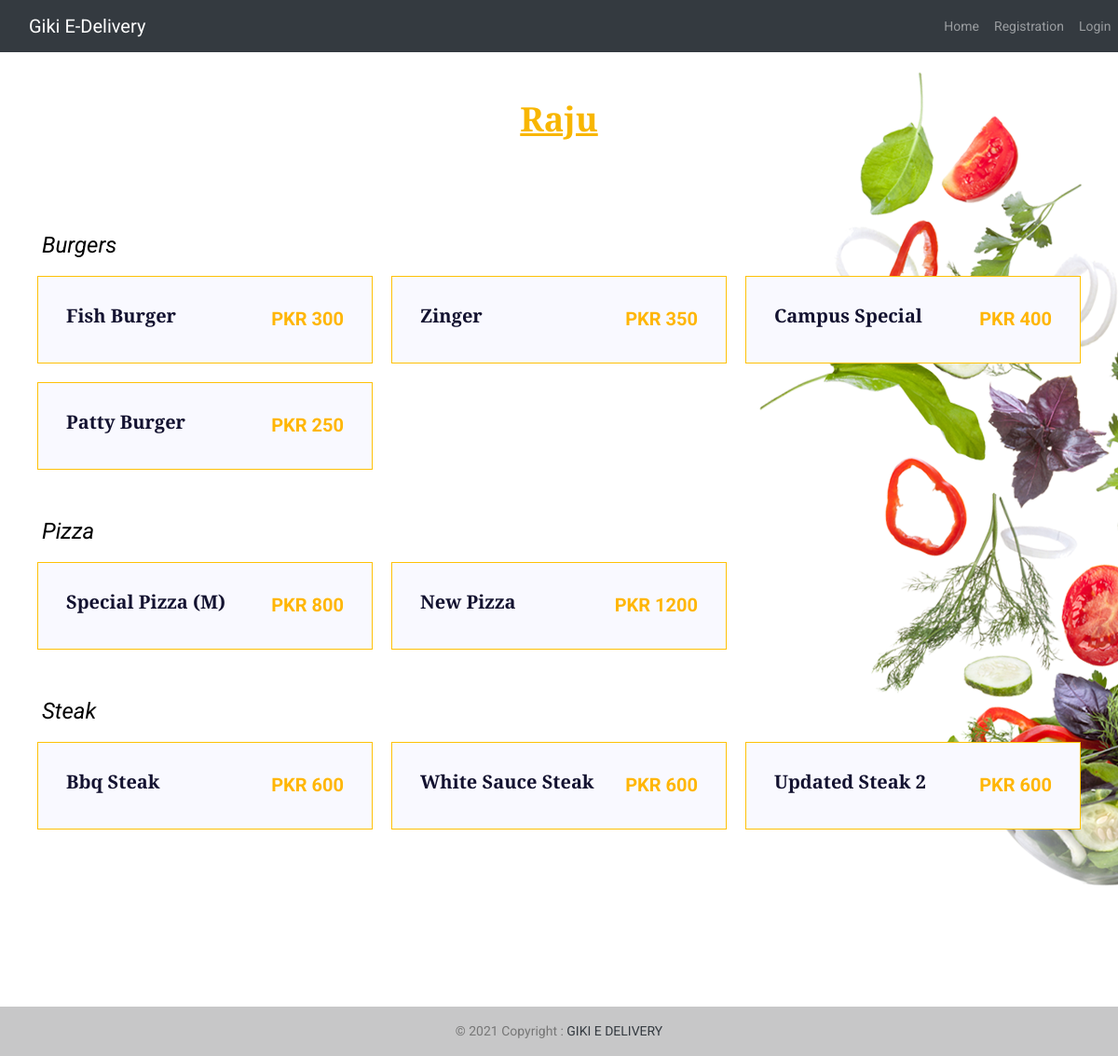
The app's page /menu.php?id=1 with its own data.
### tables this page shows
CREATE TABLE `categories` (
  `cat_id` int(20) NOT NULL,
  `restaurant_name` varchar(255) NOT NULL,
  `cat_name` varchar(255) NOT NULL
);

CREATE TABLE `items` (
  `i_id` int(20) NOT NULL,
  `restaurant_name` varchar(255) NOT NULL,
  `i_category` varchar(255) NOT NULL,
  `i_name` varchar(255) NOT NULL,
  `i_price` int(20) NOT NULL
);

### includes/functions.php (called while the page is built)
<?php
function isLoggedIn()
{
    if(isset($_SESSION['username']))
    {
        return true;
    }
    else
    {
    	return false;
    }
}
 ?>

### menu.php (the view, shortened to what this page needs)
<?php
  include "includes/connection.php";
  include "includes/functions.php";
?>
<!doctype html>
<html lang="en">
  <head>
    <link rel="stylesheet" href="https://maxcdn.bootstrapcdn.com/bootstrap/4.0.0/css/bootstrap.min.css">
    <link rel="stylesheet" href="CSS/style.css">
    <link rel="stylesheet" href="https://cdnjs.cloudflare.com/ajax/libs/material-design-icons/3.0.1/iconfont/material-icons.min.css">
    <link rel="stylesheet" href="https://stackpath.bootstrapcdn.com/font-awesome/4.7.0/css/font-awesome.min.css" />
    <link rel="stylesheet" href="assets/css/animate-3.7.0.css">
    <link rel="stylesheet" href="assets/css/font-awesome-4.7.0.min.css">
    <link rel="stylesheet" href="assets/fonts/flat-icon/flaticon.css">
    <link rel="stylesheet" href="assets/css/bootstrap-4.1.3.min.css">
    <link rel="stylesheet" href="assets/css/owl-carousel.min.css">
    <link rel="stylesheet" href="assets/css/nice-select.css">
    <link rel="stylesheet" href="assets/css/style.css">
  </head>
  <body>
  <nav class="navbar navbar-expand-lg navbar-dark bg-dark">
    <a class="navbar-brand col-md-10" href="index.php">Giki E-Delivery</a>
    <div class="collapse navbar-collapse">
      <ul class="navbar-nav mr-auto" >
        <li><a class="nav-link" href="index.php">Home</a></li>
      <?php if(isLoggedIn()): ?>
        <li><a class="nav-link" href="profile.php">Profile</a></li>
        <li><a class="nav-link" href="cart.php">Cart</a></li>
        <li><a class="nav-link" href="logout.php">Logout</a></li>
      <?php else: ?>
        <li><a class="nav-link" href="registration.php">Registration</a></li>
        <li><a class="nav-link" href="login.php">Login</a></li>
      <?php endif; ?>
        </ul>
      </div>
    </nav>
<?php
  if (isset($_GET['id']))
  {
    $r_id = $_GET['id'];
    $query = "SELECT * FROM restaurant where r_id = $r_id";
    $result = mysqli_query($connect,$query);
    while ($row = mysqli_fetch_array($result))
    {
      $r_name = $row['r_name'];
      echo "<h3 style='font-size: 50px; margin-top: 50px;'><center><u>$r_name</u></center></h3>";
    }
  }
?>
<section class="food-area section-padding" style="margin-top: -80px">
    <div class="container">
        <div class="row">
<?php
    $query1 = "SELECT * FROM categories where restaurant_name = '$r_name'";
    $result1 = mysqli_query($connect,$query1);
    while ($row = mysqli_fetch_array($result1))
    {
      $menu_category = $row['cat_name'];
    ?>
</div>
<br><br>
<h4 style="color: black"><?php echo $menu_category ?></h4>
<div class="row">
<?php
    $query = "SELECT * from items where i_category = '$menu_category'";
    $result = mysqli_query($connect,$query);
    while ($row = mysqli_fetch_array($result))
    {
      $item_id = $row['i_id'];
      $item_name = $row['i_name'];
      $item_price = $row['i_price'];
?>
<div class="col-md-4 col-sm-6" style="padding: 10px">
    <div class="single-food mt-5 mt-sm-0 border border-warning">
        <div class="food-content">
            <div class="d-flex justify-content-between">
                <a href="cart.php?add=<?php echo $item_id ?>"><h5><?php echo $item_name ?></h5></a>
                <span class="style-change">PKR <?php echo $item_price ?></span>
            </div>
        </div>
    </div>
</div>
<?php
    }
    }
?>
        </div>
    </div>
</section>
  <footer class="bg-light text-center text-lg-start" style="margin-top: 50px">
    <div class="text-center p-3" style="background-color: rgba(0, 0, 0, 0.2)">
      © 2021 Copyright :
      <a class="text-dark" href="index.html">GIKI E DELIVERY </a>
    </div>
  </footer>
  </body>
</html>

### CSS/style.css (style rules this page uses)
body { font-family: "Trirong", serif; height: 100%; }

### assets/css/style.css (style rules this page uses)
body { color:#777;font-family:"Roboto",sans-serif;font-size:14px;font-weight:400 }
h3 { color:#131230;font-family:"Playfair Display",serif;font-size:36px !important;font-weight:700 }
h4 { color:#fff;font-family:"Roboto",sans-serif;font-size:24px !important;font-weight:400;font-style:italic;text-transform:capitalize }
h5 { color:#131230;font-family:"Playfair Display",serif;text-transform:capitalize;font-size:20px !important;font-weight:700 }
ul { margin:0;padding:0;list-style:none }
.food-area { background-image:url("../images/food-bg.png");background-repeat:no-repeat;background-position:top right;position:relative }
.food-area .food-content { padding:30px;background:#f9f9ff;-webkit-transition:.5s;-moz-transition:.5s;-o-transition:.5s;transition:.5s }
.food-area .food-content .style-change { color:#ffb606;font-family:"Roboto",sans-serif;font-size:20px;font-weight:700;-webkit-transition:.5s;-moz-transition:.5s;-o-transition:.5s;transition:.5s }
b,sup,sub,u,del { color:#f8b600 }
h3 { font-size:24px }
h4 { font-size:18px }
h5 { font-size:16px }
.section-padding { padding:130px 0 }

### records on screen
categories: cat_name "Burgers"
items: i_name "Fish Burger", i_price "300"
items: i_name "Zinger", i_price "350"
items: i_name "Campus Special", i_price "400"
items: i_name "Patty Burger", i_price "250"
categories: cat_name "Pizza"
items: i_name "Special Pizza (M)", i_price "800"
items: i_name "New Pizza", i_price "1200"
categories: cat_name "Steak"
items: i_name "Bbq Steak", i_price "600"
items: i_name "White Sauce Steak", i_price "600"
items: i_name "Updated Steak 2", i_price "600"
